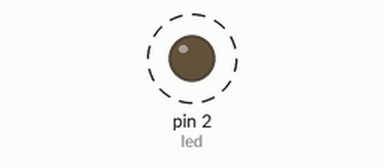
Simulated run of this sketch. Board: Arduino Uno, built with avr-gcc and run on an emulated ATmega328P. Parts: output pins drawn as LEDs (lit = HIGH). Dashed ring = blinking.

Above: at 0.12 s.
Timing chart, 0 to 3.0 s (numbered marks = the images above):
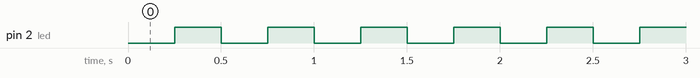

The sketch:

sketch_jan12a.ino
```cpp
#define led 2 //led esta en GPI02
#define del 250  //del es la cantidad de ms para delay
bool led_sta =0; //Estado del led
void setup() {
  // put your setup code here, to run once:
  pinMode(led,OUTPUT);

}

void loop() {
  // put your main code here, to run repeatedly:
  digitalWrite(led,led_sta);
  led_sta = !led_sta;
  delay(del);

}
```

Measured:
- by itself, pin 2 (led): alternates HIGH for 0.25 s and LOW for 0.25 s
